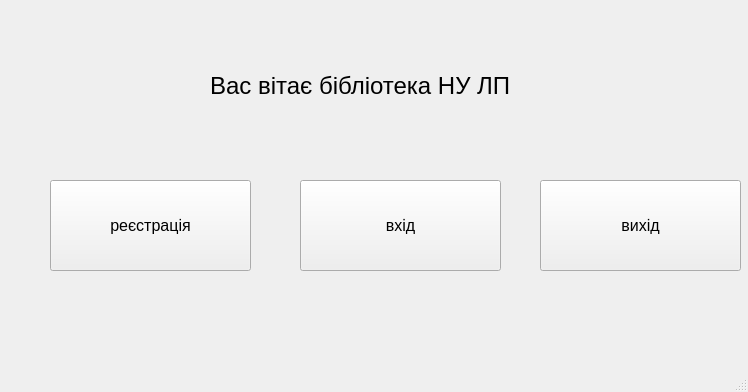
<?xml version="1.0" encoding="UTF-8"?>
<ui version="4.0">
 <class>MainWindow</class>
 <widget class="QMainWindow" name="MainWindow">
  <property name="geometry">
   <rect>
    <x>0</x>
    <y>0</y>
    <width>748</width>
    <height>392</height>
   </rect>
  </property>
  <property name="windowTitle">
   <string>MainWindow</string>
  </property>
  <widget class="QWidget" name="centralwidget">
   <widget class="QLabel" name="label">
    <property name="geometry">
     <rect>
      <x>210</x>
      <y>60</y>
      <width>421</width>
      <height>51</height>
     </rect>
    </property>
    <property name="font">
     <font>
      <pointsize>18</pointsize>
     </font>
    </property>
    <property name="text">
     <string>Вас вітає бібліотека НУ ЛП</string>
    </property>
   </widget>
   <widget class="QPushButton" name="pushButton">
    <property name="geometry">
     <rect>
      <x>50</x>
      <y>180</y>
      <width>201</width>
      <height>91</height>
     </rect>
    </property>
    <property name="font">
     <font>
      <pointsize>12</pointsize>
     </font>
    </property>
    <property name="text">
     <string>реєстрація</string>
    </property>
   </widget>
   <widget class="QPushButton" name="pushButton_2">
    <property name="geometry">
     <rect>
      <x>300</x>
      <y>180</y>
      <width>201</width>
      <height>91</height>
     </rect>
    </property>
    <property name="font">
     <font>
      <pointsize>12</pointsize>
     </font>
    </property>
    <property name="text">
     <string>вхід</string>
    </property>
   </widget>
   <widget class="QPushButton" name="pushButton_3">
    <property name="geometry">
     <rect>
      <x>540</x>
      <y>180</y>
      <width>201</width>
      <height>91</height>
     </rect>
    </property>
    <property name="font">
     <font>
      <pointsize>12</pointsize>
     </font>
    </property>
    <property name="text">
     <string>вихід</string>
    </property>
   </widget>
  </widget>
  <widget class="QMenuBar" name="menubar">
   <property name="geometry">
    <rect>
     <x>0</x>
     <y>0</y>
     <width>748</width>
     <height>25</height>
    </rect>
   </property>
  </widget>
  <widget class="QStatusBar" name="statusbar"/>
 </widget>
 <resources/>
 <connections/>
</ui>
